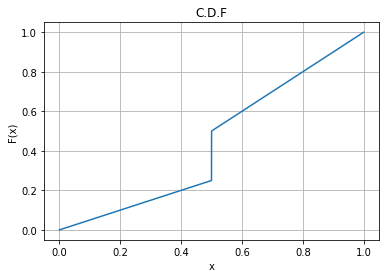

Write the Python code that produced this figure.
# -*- coding: utf-8 -*-
"""Assignment_2_AI1103

Automatically generated by Colaboratory.

Original file is located at
    https://colab.research.google.com/drive/1I1uyPFrxOBXJRPp49qDFu-QaTZeAe76w
"""

import numpy as np
import matplotlib.pyplot as plt

def F(x):
  if (x<0):
    return 0
  elif (x>=0) and (x<1/2):
    return x/2
  elif (x>=1/2) and (x<=1):
    return x
  else:
    return 0

# x co-ordinate
X = np.linspace(0,1,100000)

# y co-ordinate
Y = [F(x) for x in X]

# Plotting
plt.plot(X,Y)
plt.grid()
plt.xlabel('x')
plt.ylabel('F(x)')
plt.title('C.D.F')
plt.show()
